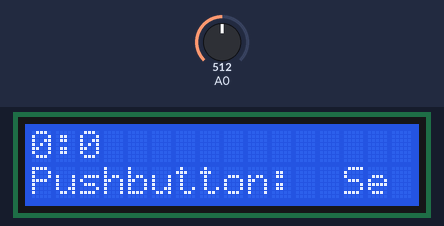
Recording of a sketch running on a simulated Arduino Uno, built with avr-gcc and run on an emulated ATmega328P. On the bench: 16×2 character LCD. The test bench sets the inputs (shaded band); at power-on: A0 = 512.

Above: at 1.2 s.
1.3 s: A0 set to 497
At 4.0 s:
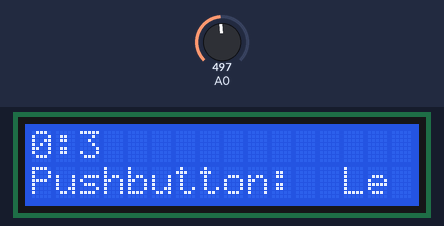
4.3 s: A0 set to 330
6.6 s: A0 set to 305
At 9.4 s:
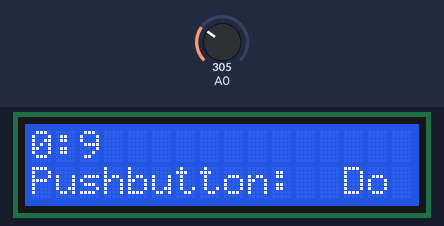
9.6 s: A0 set to 176
11.7 s: A0 set to 142
At 12.8 s:
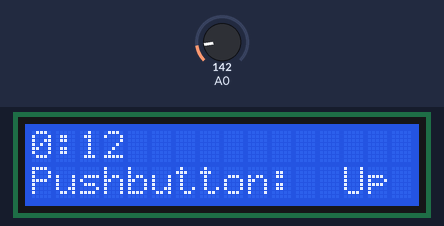
14.7 s: A0 set to 30
At 16.0 s:
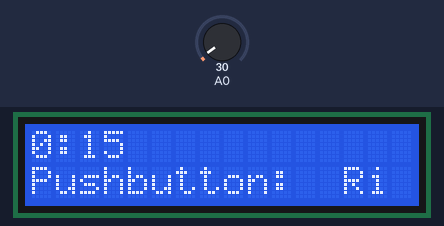
Timing chart, 0 to 17.7 s (numbered marks = the images above; inputs shaded):
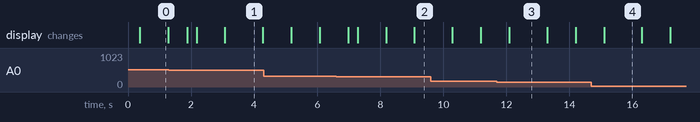

The sketch:

lcd_int_test.ino
```cpp
/*******************************************************
 *
 *  LCD demo code with Interrupt driven ADC for buttons
 *
 *
 */

#include <LiquidCrystal.h>

#define btnRIGHT  0
#define btnUP     1
#define btnDOWN   2
#define btnLEFT   3
#define btnSELECT 4
#define btnNONE   5

//   **     *    *    *    ADC

#define   SET(port, pin)    port |= (1<<pin)
#define   CLEAR(port, pin)    port &= ~(1<<pin)

#define adc_pin   0


void ADC_channel_select( int ch);

void ADC_Setup( );

int ADC_read( int Pin );

void ADC_start_conversion(  );

void ADC_Enable(int onoff );

void ADC_autotrigger( int Auto);

void cereal(String Msg, int Var);

void cereaf(String Msg, float Var);


//     *    ******    *    LCD
///    *

// select the pins used on the LCD panel
LiquidCrystal lcd(8, 9, 4, 5, 6, 7);

// define some values used by the panel and buttons
uint8_t lcd_key = btnNONE;
uint8_t lcd_flag = 0;

int read_LCD_buttons(uint8_t adc_key_in);

void lcd_button_press( );

void clear_lcd();


//    *      *******    *    Program
//    *
//    *


// *  *    ADC interrupt vector flag  -  0x015     ADC Conversion Complete
ISR( ADC_vect )
{
  //adc_val = ADCH;

   lcd_key = read_LCD_buttons(ADCH);  // read the buttons
   lcd_flag = 1;

   //lcd_button_press();     // Button press code in ISR?!?

  // if NOT on auto-trigger :
  // ADC_start_conversion( );
}


//    *      ***    *    variables
unsigned long Mills, Now;
uint8_t Secs =0;
uint8_t Mins =0;


//    *      *******    *    Setup
//    *
//    *
void setup()
{
 lcd.begin(16, 2);              // start the library

 clear_lcd();

   lcd.setCursor(0,1);
   lcd.print("Pushbutton: "); // print a simple message
   lcd.setCursor(0,0);
   lcd.print(Mins);
   lcd.print(":");
   lcd.print(Secs);

  // ADC Setup - interrupt driven
  ADC_Setup();
  ADC_channel_select( adc_pin );
  sei();                    // global enable interrupts
  ADC_autotrigger( 0 );     // auto-trigger

  Mills = millis();

  // Do this LAST
  ADC_start_conversion( );  // start-first conversion
}


//    *      *******    *    Loop
//    *
//    *
void loop()
{
   //    without Autotrigger
   if(lcd_flag)
   {
     lcd_button_press();      // gets lcd_key from global
     lcd_flag = 0;            // clear manual flag
     ADC_start_conversion( );  // start next conversion
   }


   Now = millis();
   if(Now -Mills > 1000)
   {
     Mills += 1000;
     Secs += 1;
     if(Secs >= 60){
       Mins +=1;
       Secs =0;
     }
     lcd.setCursor(0,0);
     lcd.print(Mins);
     lcd.print(":");
     lcd.print(Secs);
   }


  delay(300);

}  // Eo Loop

//    *    ******      *    LCD Functions
//    *
//    *


// interpret which button
int read_LCD_buttons(uint8_t adc_key_in)
{
    // interrupt driven, take value from ISR
    // adc_key_in = analogRead(0);

     //  RIGHT = 0      < 10
     //  UP = 25        < 40
     //  DOWN = 64      < 80
     //  LEFT = 102     < 127
     //  SELECT = 159    < 200 <
     //  NONE =255

     if (adc_key_in > 200) return btnNONE;

     if (adc_key_in < 10)   return btnRIGHT;
     if (adc_key_in < 40)  return btnUP;
     if (adc_key_in < 80)  return btnDOWN;
     if (adc_key_in < 127)  return btnLEFT;
     if (adc_key_in < 200)  return btnSELECT;

     return btnNONE;  // when all others fail, return this...
}

void lcd_button_press( )
{
  lcd.setCursor(13,1);

  switch (lcd_key)               // depending on which button was pushed, we perform an action
   {
       case btnRIGHT:
         {
         lcd.print("Ri");
         break;
         }
       case btnLEFT:
         {
         lcd.print("Le");
         break;
         }
       case btnUP:
         {
         lcd.print("Up");
         break;
         }
       case btnDOWN:
         {
         lcd.print("Do");
         break;
         }
       case btnSELECT:
         {
         lcd.print("Se");
         break;
         }
         case btnNONE:
         {
         lcd.print("--");
         break;
         }
   }  //Eo case

   // Eo void
}

void clear_lcd(){
  lcd.setCursor(0,0);
  lcd.print("                ");
  lcd.setCursor(0,1);
  lcd.print("                ");
}


//    *    ********    *    ADC
//    *

void ADC_Setup( ){

    /* Enable
    */
    ADC_Enable(1);


    /* ADC clock prescalar
     *  ADPS 2  1   0
     *       0  0   0   div by 2
     *       0  0   1   div by 2
     *       0  1   0   div by 4
     *       0  1   1   div by 8
     *    ... etc 16, 32,
     *       1  1   0    div by 64
     *       1  1   1   div by 128
     *    MCU = 16MHz
     *    Target frequ = 100 & 200 kHz
     *    >> 16 MHz / 64 = 250 kHz
     *    >> 64 =  1 1 0
     */
    // >> ADC at 4 MHz
    SET(ADCSRA, 0);
    SET(ADCSRA, 1);
    SET(ADCSRA, 2);


    /*   Reference Voltage :
    *    ADMUX - Pin 0 to 3
    *   7        6
    *   REFS1    REFS0     **********
    *   0        0         AREF - pin
    *   0        1         Vcc  3.3 / 5V
    *   1        1         Internal 1.1V
    */
    // AREF = Vcc   ( 3 / 5 V )
    SET(ADMUX, 6);
    CLEAR(ADMUX, 7);


    /*   Left ADJUST
    *     ADLAR = 1
    *   Puts highest 8 Bits into ADCH
    *   lowest two bits into ADCL
    *     ADLAR = 0
    *   puts lowest 8 bits into ADCL
    */
    //ADMUX |= (1<<5);
    SET(ADMUX, 5);


    /*  Interrupt enable
     *  to disable, clear ADIE - bit 3
     */
    SET(ADCSRA, 3);


} // Eo setup_ADC( )

void ADC_channel_select( int ch){
   /* MUX Channel selection
    *  ADMUX reg,  bits 0 to 3:
    *  MUX 3 2 1 0
    *      0 0 0 0    ADC0
    *      0 0 0 1    ADC1
    *      0 0 1 0    ADC2
    *      ....
    *      1 0 0 0    ADC8
    */

    if(ch & 0x01)
      SET(ADMUX, 0);
    else
      CLEAR(ADMUX, 0);

    if(ch & 0x02)
      SET(ADMUX, 1);
    else
      CLEAR(ADMUX, 1);

    if(ch & 0x04)
      SET(ADMUX, 2);
    else
      CLEAR(ADMUX, 2);

    if(ch & 0x08)
      SET(ADMUX, 3);
    else
      CLEAR(ADMUX, 3);

} // Eo ADC channel select

void ADC_start_conversion( ){

  //ADC_channel_select( Pin );

  // Set Start-Conversion-Bit
  // ADSC,   bit 6
  SET(ADCSRA, 6);

}

void ADC_autotrigger(int Auto){
    /*  Auto Trigger
     *  ADATE - bit 5
     *  Disable with 0
     */
    if( Auto)
      SET(ADCSRA, 5);
    else
      CLEAR(ADCSRA, 5);
}

void ADC_Enable(int onoff){
    /*    Enable ADC
     *    set ADEN in reg ADCSRA
     */
    if(onoff)
      SET(ADCSRA, 7);
    else
      CLEAR(ADCSRA, 7);
}


void cereal(String Msg, int Var){
  Serial.print(Msg);
  Serial.print(Var);
}

void cereaf(String Msg, float Var){
  Serial.print(Msg);
  Serial.print(Var);
}
```

Measured:
- the behaviour switches between 508 and 507 on A0 (found by bisection; images 0 and 1)
- the behaviour switches between 320 and 319 on A0 (found by bisection; images 1 and 2)
- the behaviour switches between 160 and 159 on A0 (found by bisection; images 2 and 3)
- after the input at 1.3 s, the display: first changes after 0.57 s (image 1 shows a later state)
- after the input at 6.6 s, the display: first changes after 0.38 s (image 2 shows a later state)
- after the input at 11.7 s, the display: changes after 0.39 s (image 3)
- after the input at 14.7 s, the display: changes after 0.40 s (image 4)
